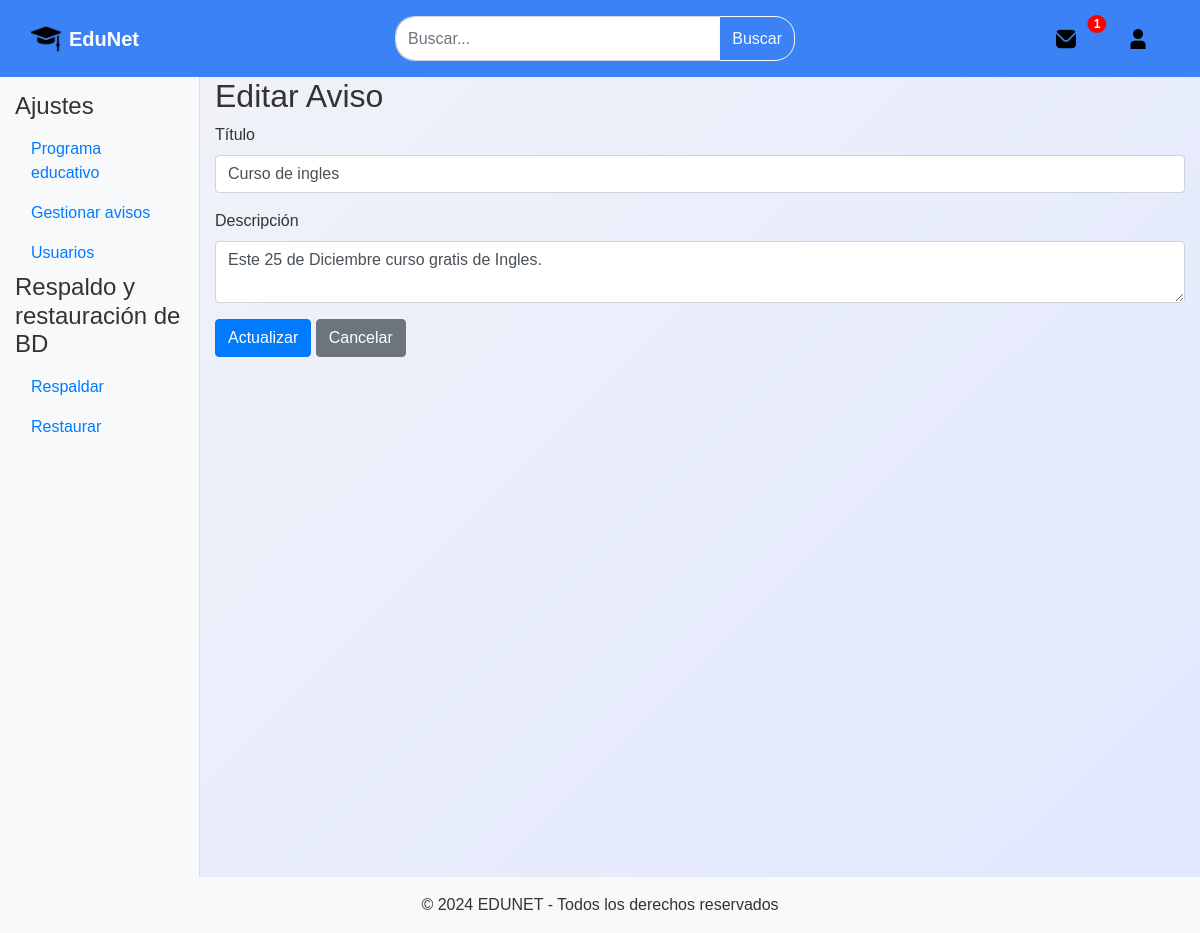
/Views/editarA.php?id=1 (signed in), run on the app's committed database.
### tables this page shows
CREATE TABLE aviso(
    idA INT NOT NULL AUTO_INCREMENT COMMENT 'ID unico del aviso',
    titulo VARCHAR(50) NOT NULL COMMENT 'Titulo del aviso',
    descripcion VARCHAR(255) NOT NULL COMMENT 'Descripcion detallada del aviso',
    fecha DATE NOT NULL COMMENT 'Fecha en la que se hizo el aviso',

    usuario_idU_A INT NULL COMMENT 'ID del usuario que creo el aviso',
    PRIMARY KEY (idA),
    CONSTRAINT avisos_usuario 
    FOREIGN KEY (usuario_idU_A) REFERENCES usuario(idU) 
    ON DELETE SET NULL 
    ON UPDATE CASCADE
);

### Model/conexionBD.php (called while the page is built, shortened)
<?php
function obtenerConexion() {
    $conexion = mysqli_connect("localhost", "root", "", "eduNet");
    return $conexion;
}
?>

### Controller/controlador.php (called while the page is built, shortened)
<?php
require_once __DIR__ . '/../Model/conexionBD.php';
require_once __DIR__ . '/../Model/admin.php';
class Controlador {
    private $adminModel;
    public function __construct() {
        $this->adminModel = new Admin();
    }
    public function obtenerAvisoPorID($idAviso) {
        return $this->adminModel->avisoId($idAviso);
    }
}
?>

### Model/admin.php (called while the page is built, shortened)
<?php
require_once '../Model/conexionBD.php';
class Admin {
    private $db;
    public function __construct() {
        $this->db = obtenerConexion();
    }
    public function avisoId($idAviso) {
        $stmt = $this->db->prepare("SELECT * FROM aviso WHERE idA = ?");
        $stmt->bind_param("i", $idAviso);
        $stmt->execute();
        $result = $stmt->get_result();
        if ($result->num_rows > 0) {
            return $result->fetch_assoc();
        } else {
            echo "<script>alert('Aviso no encontrado'); window.location.href = 'gestionA.php';</script>";
            return null;
        }
    }
}
?>

### Views/editarA.php (the view, shortened to what this page needs)
<?php
require_once __DIR__ . '/../Controller/controlador.php';
include 'header.php';
$controlador = new Controlador();
if (isset($_GET['id'])) {
    $idAviso = $_GET['id'];
    $aviso = $controlador->obtenerAvisoPorID($idAviso);
}
$titulo = $aviso['titulo'];
$descripcion = $aviso['descripcion'];
?>
<div class="container-fluid">
    <div class="row">
        <div class="col-12 col-md-2 bg-light sidebar custom-sidebar">
            <h4 class="sidebar_title">Ajustes</h4>
            <ul class="nav flex-column">
                <li class="nav-item"><a href="gestionPE.php" class="nav-link">Programa educativo</a></li>
                <li class="nav-item"><a href="gestionA.php" class="nav-link">Gestionar avisos</a></li>
                <li class="nav-item"><a href="gestionUsers.php" class="nav-link">Usuarios</a></li>
            </ul>
            <h4 class="sidebar_title">Respaldo y restauración de BD</h4>
            <ul class="nav flex-column">
                <li class="nav-item"><a href="respaldoDB.php" class="nav-link">Respaldar</a></li>
                <li class="nav-item"><a href="respaldoDB.php" class="nav-link">Restaurar</a></li>
            </ul>
        </div>
        <div class="col-12 col-md-10">
            <h2>Editar Aviso</h2>
            <form method="POST">
                <div class="mb-3">
                    <label for="titulo" class="form-label">Título</label>
                    <input type="text" class="form-control" id="titulo" name="titulo" value="<?php echo htmlspecialchars($titulo); ?>" required>
                </div>
                <div class="mb-3">
                    <label for="descripcion" class="form-label">Descripción</label>
                    <textarea class="form-control" id="descripcion" name="descripcion" required><?php echo htmlspecialchars($descripcion); ?></textarea>
                </div>
                <button type="submit" class="btn btn-primary">Actualizar</button>
                <a href="gestionA.php" class="btn btn-secondary">Cancelar</a>
            </form>
        </div>
    </div>
</div>
<?php include 'footer.php'; ?>

### Views/css/styles.css (style rules this page uses)
body { font-family: Arial, sans-serif; background-color: #f0f2f5; margin: 0; }
.sidebar { padding-top: 15px; }
.custom-sidebar { width: 100px; height: 100vh; overflow-y: auto; }
body { font-family: 'Roboto', sans-serif; margin: 0; padding: 0; background: linear-gradient(135deg, #f3f4f7, #e0e7ff); color: #333; }
body { font-family: Arial, sans-serif; background-color: #f8f9fa; }
.sidebar { height: 100vh; border-right: 1px solid #ddd; }
button { border-radius: 20px; }

### data on the page
aviso: titulo "Curso de ingles", descripcion "Este 25 de Diciembre curso gratis de Ingles."

### other printed values
count($avisos) "1"
